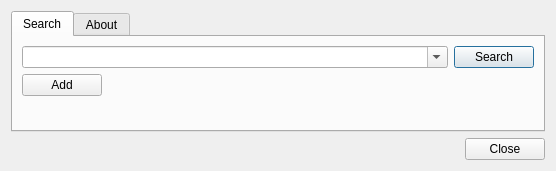
<?xml version="1.0" encoding="UTF-8"?>
<ui version="4.0">
 <class>GeoportailLUDialogBase</class>
 <widget class="QDialog" name="GeoportailLUDialogBase">
  <property name="geometry">
   <rect>
    <x>0</x>
    <y>0</y>
    <width>556</width>
    <height>171</height>
   </rect>
  </property>
  <property name="windowTitle">
   <string>Use the luxembourgish Geoportal in QGIS</string>
  </property>
  <property name="locale">
   <locale language="English" country="UnitedStates"/>
  </property>
  <layout class="QGridLayout" name="gridLayout">
   <item row="0" column="0" colspan="2">
    <widget class="QTabWidget" name="aboutTab">
     <property name="currentIndex">
      <number>0</number>
     </property>
     <widget class="QWidget" name="locSearchTab">
      <attribute name="title">
       <string>Search</string>
      </attribute>
      <layout class="QGridLayout" name="gridLayout_2">
       <item row="0" column="2">
        <widget class="QPushButton" name="searchButton">
         <property name="text">
          <string>Search</string>
         </property>
        </widget>
       </item>
       <item row="1" column="0">
        <widget class="QPushButton" name="addButton">
         <property name="text">
          <string>Add</string>
         </property>
        </widget>
       </item>
       <item row="1" column="1">
        <spacer name="horizontalSpacer_2">
         <property name="orientation">
          <enum>Qt::Horizontal</enum>
         </property>
         <property name="sizeHint" stdset="0">
          <size>
           <width>349</width>
           <height>20</height>
          </size>
         </property>
        </spacer>
       </item>
       <item row="2" column="0">
        <spacer name="verticalSpacer">
         <property name="orientation">
          <enum>Qt::Vertical</enum>
         </property>
         <property name="sizeHint" stdset="0">
          <size>
           <width>20</width>
           <height>40</height>
          </size>
         </property>
        </spacer>
       </item>
       <item row="0" column="0" colspan="2">
        <widget class="QComboBox" name="searchField">
         <property name="editable">
          <bool>true</bool>
         </property>
        </widget>
       </item>
      </layout>
     </widget>
     <widget class="QWidget" name="aboutTab">
      <attribute name="title">
       <string>About</string>
      </attribute>
      <layout class="QGridLayout" name="gridLayout_3">
       <item row="0" column="0">
        <widget class="QPlainTextEdit" name="plainTextEdit">
         <property name="plainText">
          <string>This Plugin allows you to search for locations in Luxembourg using the API from the luxembourgish Geoportal.
https://geoportail.lu/</string>
         </property>
        </widget>
       </item>
       <item row="1" column="0">
        <spacer name="verticalSpacer_2">
         <property name="orientation">
          <enum>Qt::Vertical</enum>
         </property>
         <property name="sizeHint" stdset="0">
          <size>
           <width>20</width>
           <height>50</height>
          </size>
         </property>
        </spacer>
       </item>
      </layout>
     </widget>
    </widget>
   </item>
   <item row="1" column="0">
    <spacer name="horizontalSpacer">
     <property name="orientation">
      <enum>Qt::Horizontal</enum>
     </property>
     <property name="sizeHint" stdset="0">
      <size>
       <width>454</width>
       <height>20</height>
      </size>
     </property>
    </spacer>
   </item>
   <item row="1" column="1">
    <widget class="QPushButton" name="closeButton">
     <property name="text">
      <string>Close</string>
     </property>
    </widget>
   </item>
  </layout>
 </widget>
 <resources/>
 <connections>
  <connection>
   <sender>closeButton</sender>
   <signal>clicked()</signal>
   <receiver>GeoportailLUDialogBase</receiver>
   <slot>reject()</slot>
   <hints>
    <hint type="sourcelabel">
     <x>502</x>
     <y>157</y>
    </hint>
    <hint type="destinationlabel">
     <x>465</x>
     <y>652</y>
    </hint>
   </hints>
  </connection>
 </connections>
</ui>
